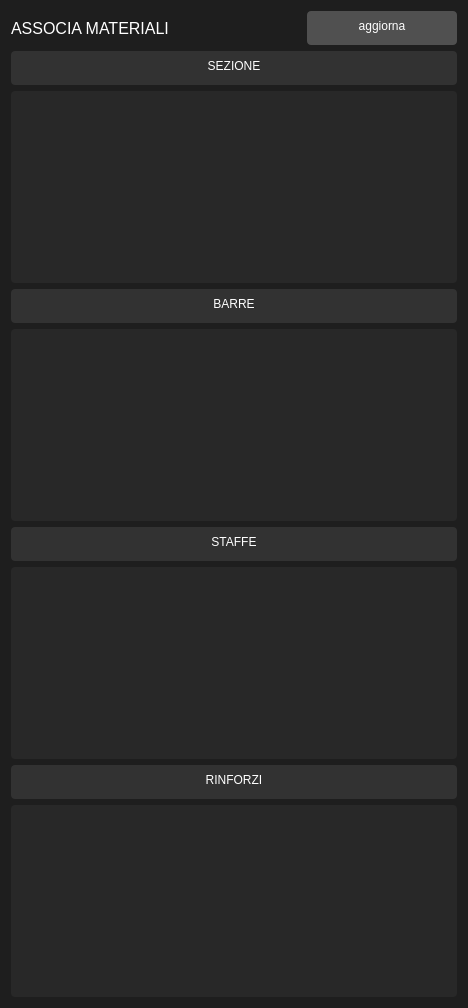
         <widget class="QFrame" name="frame_associazione">
          <property name="minimumSize">
           <size>
            <width>468</width>
            <height>0</height>
           </size>
          </property>
          <property name="maximumSize">
           <size>
            <width>468</width>
            <height>16777215</height>
           </size>
          </property>
          <property name="styleSheet">
           <string notr="true">background-color: rgb(30, 30, 30);
border-top-right-radius: 4px;
border-bottom-right-radius: 4px;</string>
          </property>
          <property name="frameShape">
           <enum>QFrame::StyledPanel</enum>
          </property>
          <property name="frameShadow">
           <enum>QFrame::Raised</enum>
          </property>
          <layout class="QVBoxLayout" name="verticalLayout_14">
           <item>
            <layout class="QHBoxLayout" name="horizontalLayout_19">
             <item>
              <widget class="QLabel" name="label_193">
               <property name="minimumSize">
                <size>
                 <width>70</width>
                 <height>32</height>
                </size>
               </property>
               <property name="font">
                <font>
                 <family>Segoe UI</family>
                 <pointsize>12</pointsize>
                 <weight>57</weight>
                 <italic>false</italic>
                 <bold>false</bold>
                </font>
               </property>
               <property name="layoutDirection">
                <enum>Qt::LeftToRight</enum>
               </property>
               <property name="styleSheet">
                <string notr="true">font:460 12pt &quot;Segoe UI&quot;;
color: rgb(255,255,255);</string>
               </property>
               <property name="text">
                <string>ASSOCIA MATERIALI</string>
               </property>
               <property name="alignment">
                <set>Qt::AlignLeading|Qt::AlignLeft|Qt::AlignVCenter</set>
               </property>
              </widget>
             </item>
             <item>
              <spacer name="horizontalSpacer_20">
               <property name="orientation">
                <enum>Qt::Horizontal</enum>
               </property>
               <property name="sizeHint" stdset="0">
                <size>
                 <width>40</width>
                 <height>20</height>
                </size>
               </property>
              </spacer>
             </item>
             <item>
              <widget class="QPushButton" name="valori_btn">
               <property name="sizePolicy">
                <sizepolicy hsizetype="Preferred" vsizetype="Fixed">
                 <horstretch>0</horstretch>
                 <verstretch>0</verstretch>
                </sizepolicy>
               </property>
               <property name="minimumSize">
                <size>
                 <width>150</width>
                 <height>34</height>
                </size>
               </property>
               <property name="maximumSize">
                <size>
                 <width>16777215</width>
                 <height>34</height>
                </size>
               </property>
               <property name="styleSheet">
                <string notr="true">QPushButton{
	background-color: rgb(80,80,80);
    font:400 12pt &quot;Segoe UI&quot;;
    color: rgb(255,255,255);
	padding-bottom: 4px;
	border-radius:4px
}
QPushButton:hover {
    background-color: rgb(40,40,40);
	border: 1px solid rgb(120,120,120);
}</string>
               </property>
               <property name="text">
                <string>aggiorna</string>
               </property>
              </widget>
             </item>
            </layout>
           </item>
           <item>
            <widget class="QPushButton" name="btn_sezioni_sezione">
             <property name="sizePolicy">
              <sizepolicy hsizetype="Expanding" vsizetype="Fixed">
               <horstretch>0</horstretch>
               <verstretch>0</verstretch>
              </sizepolicy>
             </property>
             <property name="minimumSize">
              <size>
               <width>0</width>
               <height>34</height>
              </size>
             </property>
             <property name="maximumSize">
              <size>
               <width>16777215</width>
               <height>34</height>
              </size>
             </property>
             <property name="styleSheet">
              <string notr="true">QPushButton {
    background-color: rgb(50,50,50);
    font:400 12pt &quot;Segoe UI&quot;;
    color: rgb(255,255,255);
    padding-bottom: 4px;
    border-radius:4px
}
QPushButton:hover {
    background-color: rgb(50,50,50);
    border: 1px solid rgb(120,120,120);
}
QPushButton:checked {
    background-color: rgb(60,60,60);
}</string>
             </property>
             <property name="text">
              <string>SEZIONE</string>
             </property>
            </widget>
           </item>
           <item>
            <widget class="QTableView" name="tableView_sezione">
             <property name="styleSheet">
              <string notr="true">/* ---------- Variante B: Vertical header nascosto (nessuna colonna 0 visibile, niente quadratino) ---------- */

QTableView {
    background-color: rgb(40,40,40);
    border-radius: 4px;
    color: rgb(255,255,255);
    gridline-color: rgb(70,70,70);
    font: 400 10pt &quot;Segoe UI&quot;;
    selection-background-color: rgb(50, 50, 50);
    selection-color: rgb(255, 255, 255);
}

/* Intestazioni colonne (orizzontali) */
QHeaderView::section {
    background-color: rgb(45,45,45);
    color: rgb(255,255,255);
    font: 400 10pt &quot;Segoe UI&quot;;
    padding: 4px;
    border: 1px solid rgb(60,60,60);   /* bordo uniforme */
}

/* Prima sezione dell’header (colonna 0) con angolo in alto a sinistra stondato */
QHeaderView::section:first {
    border-top-left-radius: 4px;
}

/* Ultima sezione dell’header (ultima colonna) con angolo in alto a destra stondato */
QHeaderView::section:last {
    border-top-right-radius: 4px;
}

/* Rendo la vertical header (colonna 0) visivamente assente impostandone larghezza a 0 */
QTableView::verticalHeader {
    background: transparent;
    width: 0px;       /* nasconde la colonna dei numeri */
    margin: 0px;
}

/* Assicuro che le singole sezioni verticali non occupino spazio */
QTableView QHeaderView::section:vertical {
    background: transparent;
    min-width: 0px;
    max-width: 0px;
    padding: 0px;
    border: none;
}

/* Rimuovo / faccio sparire il corner button */
QTableCornerButton::section {
    background: transparent;
    width: 0px;
    height: 0px;
    border: none;
    margin: 0px;
    padding: 0px;
}

/* Scrollbar verticale nascosta visivamente (scroll con rotellina rimane) */
QScrollBar:vertical {
    background: transparent;
    width: 0px;
    margin: 0px;
    border: none;
}
QScrollBar::handle:vertical,
QScrollBar::sub-line:vertical,
QScrollBar::add-line:vertical,
QScrollBar::up-arrow:vertical,
QScrollBar::down-arrow:vertical,
QScrollBar::add-page:vertical,
QScrollBar::sub-page:vertical {
    background: none;
    border: none;
    height: 0px;
    min-height: 0px;
}

/* ComboBox (invariato) */
QComboBox {
    font: 400 10pt &quot;Segoe UI&quot;;
    color: rgb(255, 255, 255);
    background-color: rgb(30, 30, 30);
    border: 1px solid rgb(100, 100, 100);
    border-radius: 4px;
    padding: 4px 6px;
    padding-right: 20px;
}
QComboBox:hover { background-color: rgb(40,40,40); border: 1px solid rgb(120,120,120); }
QComboBox::drop-down { subcontrol-origin: padding; subcontrol-position: top right; width: 20px; border-left: 1px solid rgb(80,80,80); background-color: rgb(50,50,50); border-top-right-radius: 4px; border-bottom-right-radius: 4px; }
QComboBox::down-arrow { image: url(:/icons/arrow-down-white.png); width: 12px; height: 12px; }
QComboBox QAbstractItemView { background-color: rgb(30,30,30); color: white; border: 1px solid rgb(90,90,90); selection-background-color: rgb(60,60,60); selection-color: white; outline: 0; }
</string>
             </property>
            </widget>
           </item>
           <item>
            <widget class="QPushButton" name="btn_sezioni_barre">
             <property name="sizePolicy">
              <sizepolicy hsizetype="Expanding" vsizetype="Fixed">
               <horstretch>0</horstretch>
               <verstretch>0</verstretch>
              </sizepolicy>
             </property>
             <property name="minimumSize">
              <size>
               <width>0</width>
               <height>34</height>
              </size>
             </property>
             <property name="maximumSize">
              <size>
               <width>16777215</width>
               <height>34</height>
              </size>
             </property>
             <property name="styleSheet">
              <string notr="true">QPushButton {
    background-color: rgb(50,50,50);
    font:400 12pt &quot;Segoe UI&quot;;
    color: rgb(255,255,255);
    padding-bottom: 4px;
    border-radius:4px
}
QPushButton:hover {
    background-color: rgb(50,50,50);
    border: 1px solid rgb(120,120,120);
}
QPushButton:checked {
    background-color: rgb(60,60,60);
}</string>
             </property>
             <property name="text">
              <string>BARRE</string>
             </property>
            </widget>
           </item>
           <item>
            <widget class="QTableView" name="tableView_barre">
             <property name="styleSheet">
              <string notr="true">/* ---------- Variante B: Vertical header nascosto (nessuna colonna 0 visibile, niente quadratino) ---------- */

QTableView {
    background-color: rgb(40,40,40);
    border-radius: 4px;
    color: rgb(255,255,255);
    gridline-color: rgb(70,70,70);
    font: 400 10pt &quot;Segoe UI&quot;;
    selection-background-color: rgb(50, 50, 50);
    selection-color: rgb(255, 255, 255);
}

/* Intestazioni colonne (orizzontali) */
QHeaderView::section {
    background-color: rgb(45,45,45);
    color: rgb(255,255,255);
    font: 400 10pt &quot;Segoe UI&quot;;
    padding: 4px;
    border: 1px solid rgb(60,60,60);   /* bordo uniforme */
}

/* Prima sezione dell’header (colonna 0) con angolo in alto a sinistra stondato */
QHeaderView::section:first {
    border-top-left-radius: 4px;
}

/* Ultima sezione dell’header (ultima colonna) con angolo in alto a destra stondato */
QHeaderView::section:last {
    border-top-right-radius: 4px;
}

/* Rendo la vertical header (colonna 0) visivamente assente impostandone larghezza a 0 */
QTableView::verticalHeader {
    background: transparent;
    width: 0px;       /* nasconde la colonna dei numeri */
    margin: 0px;
}

/* Assicuro che le singole sezioni verticali non occupino spazio */
QTableView QHeaderView::section:vertical {
    background: transparent;
    min-width: 0px;
    max-width: 0px;
    padding: 0px;
    border: none;
}

/* Rimuovo / faccio sparire il corner button */
QTableCornerButton::section {
    background: transparent;
    width: 0px;
    height: 0px;
    border: none;
    margin: 0px;
    padding: 0px;
}

/* Scrollbar verticale nascosta visivamente (scroll con rotellina rimane) */
QScrollBar:vertical {
    background: transparent;
    width: 0px;
    margin: 0px;
    border: none;
}
QScrollBar::handle:vertical,
QScrollBar::sub-line:vertical,
QScrollBar::add-line:vertical,
QScrollBar::up-arrow:vertical,
QScrollBar::down-arrow:vertical,
QScrollBar::add-page:vertical,
QScrollBar::sub-page:vertical {
    background: none;
    border: none;
    height: 0px;
    min-height: 0px;
}

/* ComboBox (invariato) */
QComboBox {
    font: 400 10pt &quot;Segoe UI&quot;;
    color: rgb(255, 255, 255);
    background-color: rgb(30, 30, 30);
    border: 1px solid rgb(100, 100, 100);
    border-radius: 4px;
    padding: 4px 6px;
    padding-right: 20px;
}
QComboBox:hover { background-color: rgb(40,40,40); border: 1px solid rgb(120,120,120); }
QComboBox::drop-down { subcontrol-origin: padding; subcontrol-position: top right; width: 20px; border-left: 1px solid rgb(80,80,80); background-color: rgb(50,50,50); border-top-right-radius: 4px; border-bottom-right-radius: 4px; }
QComboBox::down-arrow { image: url(:/icons/arrow-down-white.png); width: 12px; height: 12px; }
QComboBox QAbstractItemView { background-color: rgb(30,30,30); color: white; border: 1px solid rgb(90,90,90); selection-background-color: rgb(60,60,60); selection-color: white; outline: 0; }
</string>
             </property>
            </widget>
           </item>
           <item>
            <widget class="QPushButton" name="btn_sezioni_staffe">
             <property name="sizePolicy">
              <sizepolicy hsizetype="Expanding" vsizetype="Fixed">
               <horstretch>0</horstretch>
               <verstretch>0</verstretch>
              </sizepolicy>
             </property>
             <property name="minimumSize">
              <size>
               <width>0</width>
               <height>34</height>
              </size>
             </property>
             <property name="maximumSize">
              <size>
               <width>16777215</width>
               <height>34</height>
              </size>
             </property>
             <property name="styleSheet">
              <string notr="true">QPushButton {
    background-color: rgb(50,50,50);
    font:400 12pt &quot;Segoe UI&quot;;
    color: rgb(255,255,255);
    padding-bottom: 4px;
    border-radius:4px
}
QPushButton:hover {
    background-color: rgb(50,50,50);
    border: 1px solid rgb(120,120,120);
}
QPushButton:checked {
    background-color: rgb(60,60,60);
}</string>
             </property>
             <property name="text">
              <string>STAFFE</string>
             </property>
            </widget>
           </item>
           <item>
            <widget class="QTableView" name="tableView_staffe">
             <property name="styleSheet">
              <string notr="true">/* ---------- Variante B: Vertical header nascosto (nessuna colonna 0 visibile, niente quadratino) ---------- */

QTableView {
    background-color: rgb(40,40,40);
    border-radius: 4px;
    color: rgb(255,255,255);
    gridline-color: rgb(70,70,70);
    font: 400 10pt &quot;Segoe UI&quot;;
    selection-background-color: rgb(50, 50, 50);
    selection-color: rgb(255, 255, 255);
}

/* Intestazioni colonne (orizzontali) */
QHeaderView::section {
    background-color: rgb(45,45,45);
    color: rgb(255,255,255);
    font: 400 10pt &quot;Segoe UI&quot;;
    padding: 4px;
    border: 1px solid rgb(60,60,60);   /* bordo uniforme */
}

/* Prima sezione dell’header (colonna 0) con angolo in alto a sinistra stondato */
QHeaderView::section:first {
    border-top-left-radius: 4px;
}

/* Ultima sezione dell’header (ultima colonna) con angolo in alto a destra stondato */
QHeaderView::section:last {
    border-top-right-radius: 4px;
}

/* Rendo la vertical header (colonna 0) visivamente assente impostandone larghezza a 0 */
QTableView::verticalHeader {
    background: transparent;
    width: 0px;       /* nasconde la colonna dei numeri */
    margin: 0px;
}

/* Assicuro che le singole sezioni verticali non occupino spazio */
QTableView QHeaderView::section:vertical {
    background: transparent;
    min-width: 0px;
    max-width: 0px;
    padding: 0px;
    border: none;
}

/* Rimuovo / faccio sparire il corner button */
QTableCornerButton::section {
    background: transparent;
    width: 0px;
    height: 0px;
    border: none;
    margin: 0px;
    padding: 0px;
}

/* Scrollbar verticale nascosta visivamente (scroll con rotellina rimane) */
QScrollBar:vertical {
    background: transparent;
    width: 0px;
    margin: 0px;
    border: none;
}
QScrollBar::handle:vertical,
QScrollBar::sub-line:vertical,
QScrollBar::add-line:vertical,
QScrollBar::up-arrow:vertical,
QScrollBar::down-arrow:vertical,
QScrollBar::add-page:vertical,
QScrollBar::sub-page:vertical {
    background: none;
    border: none;
    height: 0px;
    min-height: 0px;
}

/* ComboBox (invariato) */
QComboBox {
    font: 400 10pt &quot;Segoe UI&quot;;
    color: rgb(255, 255, 255);
    background-color: rgb(30, 30, 30);
    border: 1px solid rgb(100, 100, 100);
    border-radius: 4px;
    padding: 4px 6px;
    padding-right: 20px;
}
QComboBox:hover { background-color: rgb(40,40,40); border: 1px solid rgb(120,120,120); }
QComboBox::drop-down { subcontrol-origin: padding; subcontrol-position: top right; width: 20px; border-left: 1px solid rgb(80,80,80); background-color: rgb(50,50,50); border-top-right-radius: 4px; border-bottom-right-radius: 4px; }
QComboBox::down-arrow { image: url(:/icons/arrow-down-white.png); width: 12px; height: 12px; }
QComboBox QAbstractItemView { background-color: rgb(30,30,30); color: white; border: 1px solid rgb(90,90,90); selection-background-color: rgb(60,60,60); selection-color: white; outline: 0; }
</string>
             </property>
            </widget>
           </item>
           <item>
            <widget class="QPushButton" name="btn_sezioni_rinforzi">
             <property name="sizePolicy">
              <sizepolicy hsizetype="Expanding" vsizetype="Fixed">
               <horstretch>0</horstretch>
               <verstretch>0</verstretch>
              </sizepolicy>
             </property>
             <property name="minimumSize">
              <size>
               <width>0</width>
               <height>34</height>
              </size>
             </property>
             <property name="maximumSize">
              <size>
               <width>16777215</width>
               <height>34</height>
              </size>
             </property>
             <property name="styleSheet">
              <string notr="true">QPushButton {
    background-color: rgb(50,50,50);
    font:400 12pt &quot;Segoe UI&quot;;
    color: rgb(255,255,255);
    padding-bottom: 4px;
    border-radius:4px
}
QPushButton:hover {
    background-color: rgb(50,50,50);
    border: 1px solid rgb(120,120,120);
}
QPushButton:checked {
    background-color: rgb(60,60,60);
}</string>
             </property>
             <property name="text">
              <string>RINFORZI</string>
             </property>
            </widget>
           </item>
           <item>
            <widget class="QTableView" name="tableView_rinforzi">
             <property name="styleSheet">
              <string notr="true">/* ---------- Variante B: Vertical header nascosto (nessuna colonna 0 visibile, niente quadratino) ---------- */

QTableView {
    background-color: rgb(40,40,40);
    border-radius: 4px;
    color: rgb(255,255,255);
    gridline-color: rgb(70,70,70);
    font: 400 10pt &quot;Segoe UI&quot;;
    selection-background-color: rgb(50, 50, 50);
    selection-color: rgb(255, 255, 255);
}

/* Intestazioni colonne (orizzontali) */
QHeaderView::section {
    background-color: rgb(45,45,45);
    color: rgb(255,255,255);
    font: 400 10pt &quot;Segoe UI&quot;;
    padding: 4px;
    border: 1px solid rgb(60,60,60);   /* bordo uniforme */
}

/* Prima sezione dell’header (colonna 0) con angolo in alto a sinistra stondato */
QHeaderView::section:first {
    border-top-left-radius: 4px;
}

/* Ultima sezione dell’header (ultima colonna) con angolo in alto a destra stondato */
QHeaderView::section:last {
    border-top-right-radius: 4px;
}

/* Rendo la vertical header (colonna 0) visivamente assente impostandone larghezza a 0 */
QTableView::verticalHeader {
    background: transparent;
    width: 0px;       /* nasconde la colonna dei numeri */
    margin: 0px;
}

/* Assicuro che le singole sezioni verticali non occupino spazio */
QTableView QHeaderView::section:vertical {
    background: transparent;
    min-width: 0px;
    max-width: 0px;
    padding: 0px;
    border: none;
}

/* Rimuovo / faccio sparire il corner button */
QTableCornerButton::section {
    background: transparent;
    width: 0px;
    height: 0px;
    border: none;
    margin: 0px;
    padding: 0px;
}

/* Scrollbar verticale nascosta visivamente (scroll con rotellina rimane) */
QScrollBar:vertical {
    background: transparent;
    width: 0px;
    margin: 0px;
    border: none;
}
QScrollBar::handle:vertical,
QScrollBar::sub-line:vertical,
QScrollBar::add-line:vertical,
QScrollBar::up-arrow:vertical,
QScrollBar::down-arrow:vertical,
QScrollBar::add-page:vertical,
QScrollBar::sub-page:vertical {
    background: none;
    border: none;
    height: 0px;
    min-height: 0px;
}

/* ComboBox (invariato) */
QComboBox {
    font: 400 10pt &quot;Segoe UI&quot;;
    color: rgb(255, 255, 255);
    background-color: rgb(30, 30, 30);
    border: 1px solid rgb(100, 100, 100);
    border-radius: 4px;
    padding: 4px 6px;
    padding-right: 20px;
}
QComboBox:hover { background-color: rgb(40,40,40); border: 1px solid rgb(120,120,120); }
QComboBox::drop-down { subcontrol-origin: padding; subcontrol-position: top right; width: 20px; border-left: 1px solid rgb(80,80,80); background-color: rgb(50,50,50); border-top-right-radius: 4px; border-bottom-right-radius: 4px; }
QComboBox::down-arrow { image: url(:/icons/arrow-down-white.png); width: 12px; height: 12px; }
QComboBox QAbstractItemView { background-color: rgb(30,30,30); color: white; border: 1px solid rgb(90,90,90); selection-background-color: rgb(60,60,60); selection-color: white; outline: 0; }
</string>
             </property>
            </widget>
           </item>
          </layout>
         </widget>
